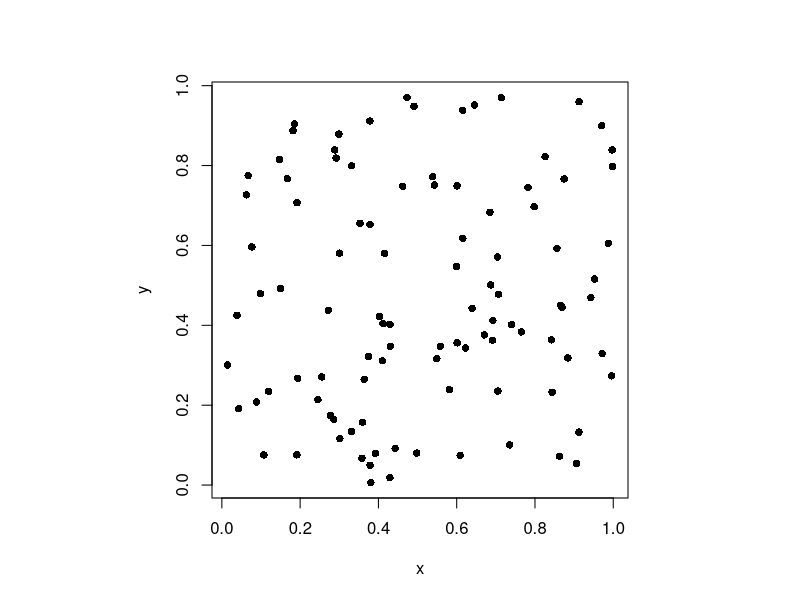
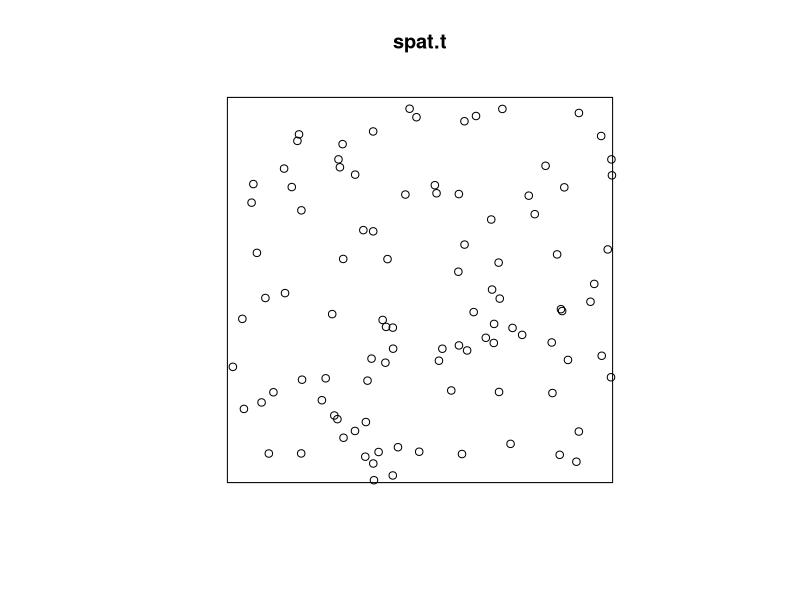
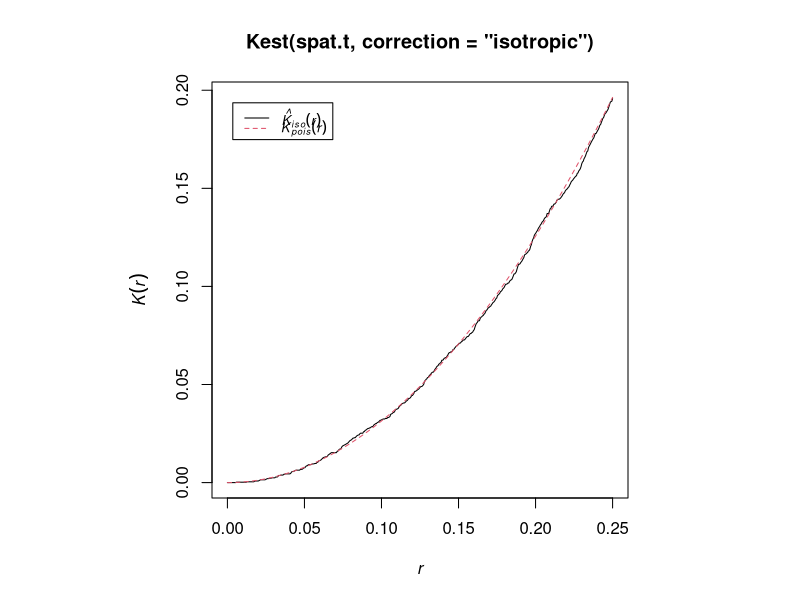
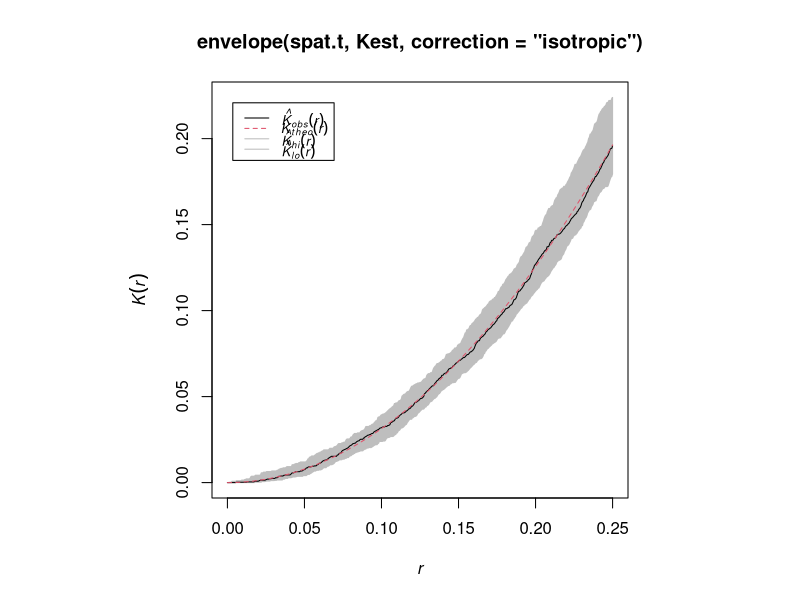
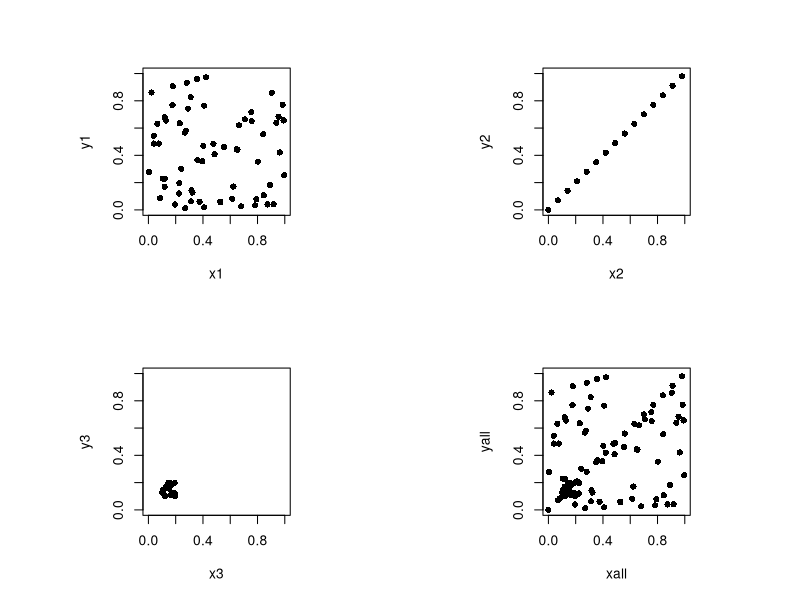
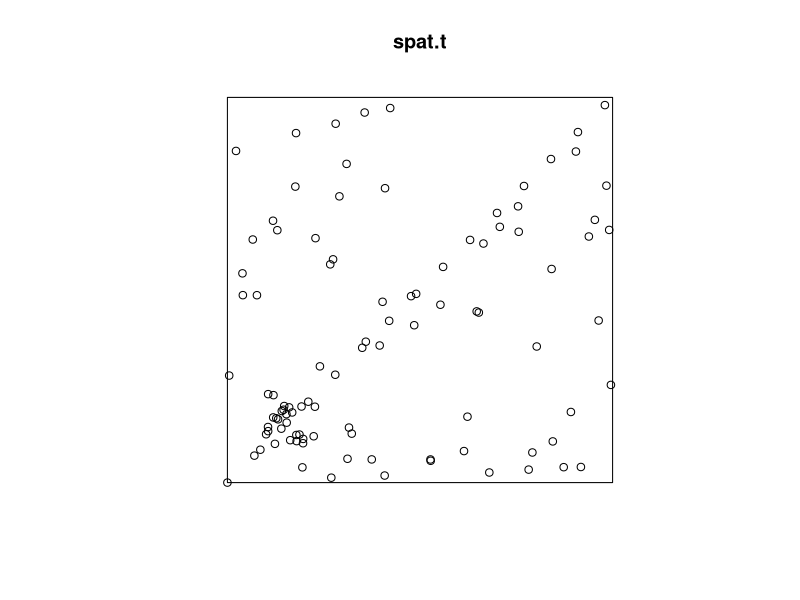
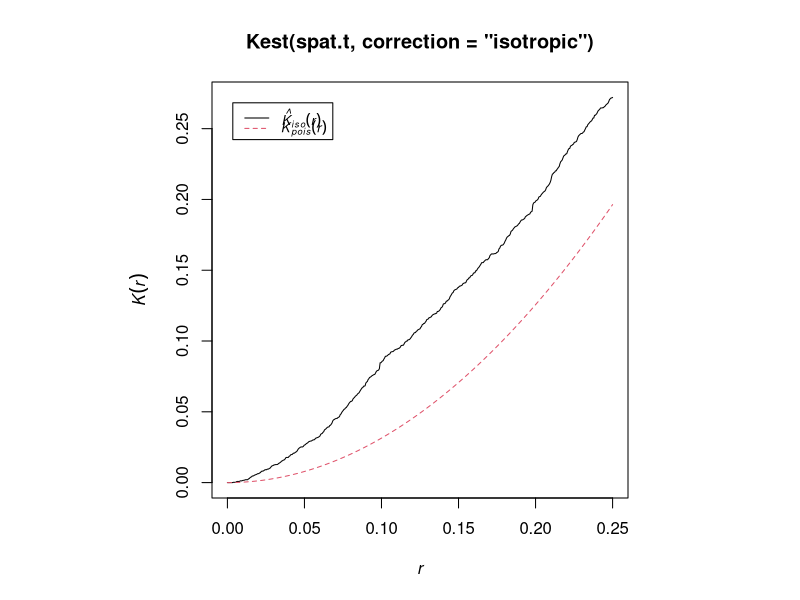
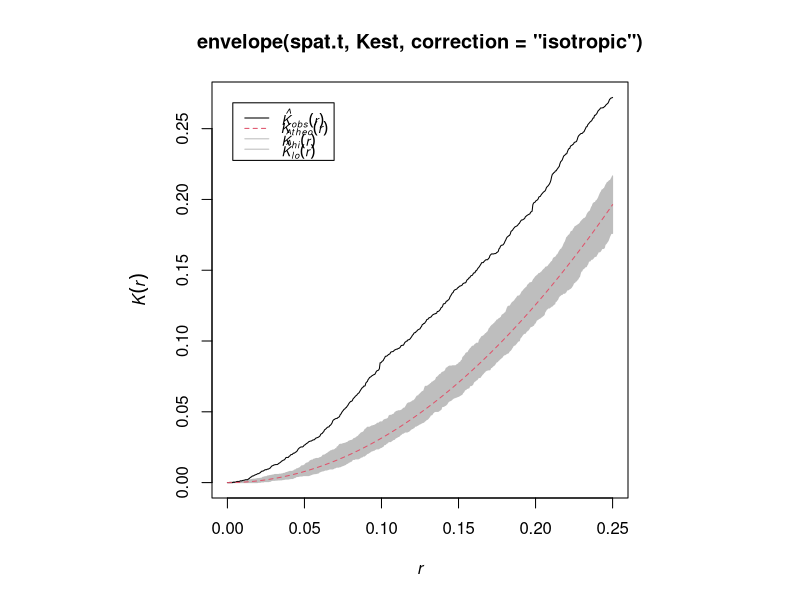

Generate these figures, in order, with R:
## clear environment and install packages
rm(list=ls())
library(spatstat)
library(spatial)

## create coordinates for 100 random points
x <- runif(100)
y <- runif(100)

## format plot area and plot above points
par(pty="s")
plot(x, y, pch=16)

## bundle x & y into one point pattern object for spatstat library and plot
spat.t<-ppp(x, y, c(0,1), c(0,1))
plot(spat.t)

## plot Ripley's K graphical description
## (how likely another plot point is within a given radius)
plot(Kest(spat.t, correction="isotropic"), 
     legendargs=list(cex=0.8, y.intersp=0.4))
plot(envelope(spat.t, Kest, correction="isotropic"), 
     legendargs=list(cex=0.8, y.intersp=0.4))

## create some non-random data (100 coordinates)
x1<-c(runif(65)) # random
y1<-c(runif(65))
x2<-seq(0, 1, by=0.07) # trend
y2<-seq(0, 1, by=0.07)
x3<-runif(20, min=0.1, max=0.2) # cluster
y3<-runif(20, min=0.1, max=0.2)
xall<-c(x1, x2, x3) # combine
yall<-c(y1, y2, y3)

## format and plot components and combination
par(pty="s")
par(mfrow=c(2, 2))
plot(x1, y1, pch=16, xlim=c(0, 1), ylim=c(0, 1))
plot(x2, y2, pch=16, xlim=c(0, 1), ylim=c(0, 1))
plot(x3, y3, pch=16, xlim=c(0, 1), ylim=c(0, 1))
plot(xall, yall, pch=16, xlim=c(0, 1), ylim=c(0, 1))

## bundle x & y into one point pattern object for spatstat library and plot
par(mfrow=c(1,1))
spat.t<-ppp(xall, yall, c(0,1), c(0,1))
plot(spat.t)

## plot Ripley's K graphical description
## Here our plot (black line) falls outside range of perfectly random (red line)
plot(Kest(spat.t, correction="isotropic"), 
     legendargs=list(cex=0.8, y.intersp=0.4))
plot(envelope(spat.t, Kest, correction="isotropic"), 
     legendargs=list(cex=0.8, y.intersp=0.4))

## add serological data
# 100 measures, mean seropositive results = 15, random
pos <- rpois(100, lambda=15)
neg <- 100 - pos
tot <- neg + pos
seropos <- pos / tot # proportion seropositive
plot(seropos)

## make seropos data show as the size of the points from our spatial data
marks(spat.t) <- seropos
plot((spat.t),fg='grey',bg="grey",main="",
     ylab="Y",'xlab="x')

## nonrandom seropos data
pos <- seq(from=0.1, to=10, by=0.1)
neg <- 100 - pos
tot <- neg + pos
seropos <- pos / tot

## covariate data, 100 measures
## w = lognormal random, 
## Z = ascending sequence + some random, 
## W = descending sequence + some random, 
## V = same random data as w, larger values
w <- rlnorm(100, sd=0.5) 
Z <- seq(from=0.1, to=10, by=0.1) + w
W <- rev(seq(from=0.1, to=10, by=0.1) + w)
V <- rep(1, 100) + w

## linear models and plots of seropos data vs. above variables
par(mfrow=c(2,2))
lin.m <- lm(seropos ~ Z)   
summary(lin.m)
plot(seropos, Z)

lin.m<-lm(seropos ~ W)   
summary(lin.m)
plot(seropos, W)

lin.m<-lm(seropos ~ V)   
summary(lin.m)
plot(seropos, V)

lin.m<-lm(seropos ~ V * W * Z)   
summary(lin.m)

## create a heatmap based on difference from mean
## red = seroprevalence above mean, blue = seroprevalence below mean
# format plot area and define difference, put coordinates, seropos, 
# difference, and covariates in data.frame
par(mfrow=c(1, 2))
diff <- seropos - mean(seropos)
dat <- data.frame(x, y, diff, seropos, Z, W, V)
# use diff as plot colors and add labels to points
rbPal <- colorRampPalette(c('blue', 'red'))
dat$Col.diff <- rbPal(10)[as.numeric(cut(diff, breaks = 10))]
plot(dat$x, dat$y, pch=20, col=dat$Col.diff, cex=2)
text(dat$x, dat$y, round(dat$diff, 2), cex=0.8) 

## take away the colored points, only labels shown
plot(dat$x, dat$y, pch=20, col="white", cex=2)
text(dat$x, dat$y, round(dat$diff, 2), cex=0.8)

## create a heatmap based on actual data (only labels should change)
## red = high seropos, blue = low seropos
dat$Col.seropos <- rbPal(10)[as.numeric(cut(dat$seropos, breaks = 10))]
plot(dat$x, dat$y, pch = 20, col = dat$Col.seropos, cex=2)
text(dat$x, dat$y, round(dat$seropos, 2), cex=0.8)

## take away the colored points, only labels shown
plot(dat$x, dat$y, pch = 20, col = "white", cex=2)
text(dat$x, dat$y, round(dat$seropos, 2), cex=0.8)


## show comparison between using seropos (perfect ascending linear data)
## and using Z (ascending linear with some randomness) as plot point color
# plot heatmap using Z as color for points
par(mfrow=c(2,2))
dat$Col.Z <- rbPal(10)[as.numeric(cut(dat$Z, breaks=10))]
plot(dat$x, dat$y, pch=20, col=dat$Col.Z, cex=2)
text(dat$x, dat$y, round(dat$Z, 2), cex=0.8)
# show relationship between Z and seropos
plot(dat$Z, dat$seropos)
# plot heatmap using seropos as color for points
plot(dat$x, dat$y, pch = 20, col = dat$Col.seropos, cex=2)
text(dat$x, dat$y, round(dat$seropos, 2), cex=0.8)

## compare seropos and covariates (Z, W, & V) using color as well as plot point size
########### method 1
par(mfrow=c(2, 2))

# seropos
with(dat, symbols(dat$x, dat$y, circles=dat$seropos, inches=0.25, 
                  bg=dat$Col.seropos, fg=dat$Col.seropos))
title(main="seropos")
#text(dat$x, dat$y, round(dat$seropos, 2), cex=0.8)

# Z
with(dat, symbols(dat$x, dat$y, circles=dat$Z, inches=0.25, 
                  bg=dat$Col.Z, fg=dat$Col.Z))
title(main="Z")
#text(dat$x, dat$y, round(dat$Z, 2), cex=0.8)

# W
dat$Col.W <- rbPal(10)[as.numeric(cut(dat$W, breaks=10))]
with(dat, symbols(dat$x, dat$y, circles=dat$W, inches=0.25, 
                  bg=dat$Col.W, fg=dat$Col.W))
title(main="W")
#text(dat$x, dat$y, round(dat$W, 2), cex=0.8)

# V
dat$Col.V <- rbPal(10)[as.numeric(cut(dat$V, breaks=10))]
with(dat, symbols(dat$x, dat$y, circles=dat$V, inches=0.25, 
                  bg=dat$Col.V, fg=dat$Col.V))
title(main="V")
#text(dat$x, dat$y, round(dat$V, 2), cex=0.8)

########### method 2
library(ggplot2)
library(gridExtra)
# seropos
p1 <- ggplot(dat, aes(dat$x, dat$y, colour=dat$Col.seropos, size=dat$seropos)) +
  ggtitle("seropos") +
  geom_point() +
  #geom_text(aes(dat$x, dat$y, label=round(dat$seropos, 2), colour='black'), size=4) +
  scale_colour_identity() +
  scale_size_continuous(range=c(1, 20), guide='none')

# Z
p2 <- ggplot(dat, aes(dat$x, dat$y, colour=dat$Col.Z, size=dat$Z, label=dat$Z)) +
ggtitle("Z") +
geom_point() +
#geom_text(aes(dat$x, dat$y, label=round(dat$Z, 2), colour='black'), size=4) +
scale_colour_identity() +
scale_size_continuous(range=c(1, 20), guide='none')

# W
p3 <- ggplot(dat, aes(dat$x, dat$y, colour=dat$Col.W, size=dat$W, label=dat$W)) +
  ggtitle("W") +
  geom_point() +
  #geom_text(aes(dat$x, dat$y, label=round(dat$W, 2), colour='black'), size=4) +
  scale_colour_identity() +
  scale_size_continuous(range=c(1, 20), guide='none')

# V
p4 <- ggplot(dat, aes(dat$x, dat$y, colour=dat$Col.V, size=dat$V, label=dat$V)) +
  ggtitle("V") +
  geom_point() +
  #geom_text(aes(dat$x, dat$y, label=round(dat$V, 2), colour='black'), size=4) +
  scale_colour_identity() +
  scale_size_continuous(range=c(1, 20), guide='none')
grid.arrange(p1, p2, p3, p4, nrow=2, ncol=2)


## show linear model for seropos vs Z, and (x,y) coordinates
lmdat <- lm(dat$seropos ~ dat$Z + dat$y + dat$x)
summary(lmdat)
